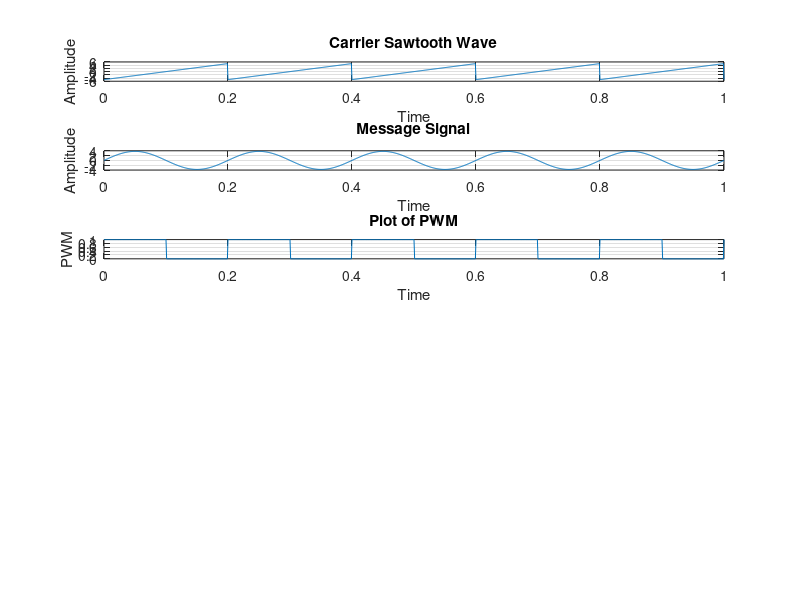

Source code (MATLAB): (Note: this script raises an error after producing the figure.)
% MATLAB program to generate PWM and PPM waveforms.

clc;
clear all;
close all;
F2=input('Message Frequency = ');
F1=input('Carrier Sawtooth Frequency = ');
A=5;
t=0:0.001:1;
c=A.*sawtooth(2*pi*F1*t);
figure(1)
subplot(6,1,1);
plot(t,c);
xlabel('Time');
ylabel('Amplitude');
title('Carrier Sawtooth Wave');
grid on;
m=0.75*A.*sin(2*pi*F2*t);
subplot(6,1,2);
plot(t,m);
xlabel('Time');
ylabel('Amplitude');
title('Message Signal');
grid on;
n=length(c);
for i=1:n
    if (m(i)>=c(i))
        pwm(i)=1;
    else
        pwm(i)=0;
    end
end
subplot(6,1,3);
plot(t,pwm);
xlabel('Time');
ylabel('PWM');
title('Plot of PWM');
grid on;
fc=1000;
fs=10000; % Sampling Frequency
f=200; % Single Tone Modulation
t=0:2/fs:((2/f)-(1/fs));
x=0.4*cos(2*pi*f*t)+0.5;
y=modulate(x,fc,fs,'ppm');
subplot(6,1,4);
plot(x);
title('modulating signal');
subplot(6,1,5);
plot(y);
title('modulated signal');
x_recov=demod(y,fc,fs,'ppm');
subplot(6,1,6);
plot(x_recov);
title('original signal')
